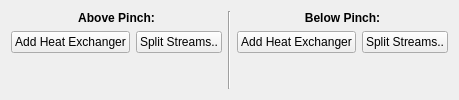
      <widget class="QWidget" name="tab_4">
       <attribute name="title">
        <string>Heat Exchangers</string>
       </attribute>
       <layout class="QGridLayout" name="gridLayout_6">
        <item row="0" column="0">
         <layout class="QGridLayout" name="gridLayout_2">
          <item row="1" column="4">
           <widget class="QPushButton" name="pushButton_2">
            <property name="text">
             <string>Add Heat Exchanger</string>
            </property>
           </widget>
          </item>
          <item row="1" column="5">
           <widget class="QPushButton" name="pushButton_3">
            <property name="text">
             <string>Split Streams..</string>
            </property>
           </widget>
          </item>
          <item row="1" column="8">
           <widget class="QPushButton" name="pushButton_5">
            <property name="text">
             <string>Split Streams..</string>
            </property>
           </widget>
          </item>
          <item row="1" column="7">
           <widget class="QPushButton" name="pushButton_4">
            <property name="text">
             <string>Add Heat Exchanger</string>
            </property>
           </widget>
          </item>
          <item row="0" column="4" colspan="2">
           <widget class="QLabel" name="label_7">
            <property name="maximumSize">
             <size>
              <width>16777215</width>
              <height>20</height>
             </size>
            </property>
            <property name="font">
             <font>
              <weight>75</weight>
              <bold>true</bold>
             </font>
            </property>
            <property name="text">
             <string>Above Pinch:</string>
            </property>
            <property name="alignment">
             <set>Qt::AlignCenter</set>
            </property>
           </widget>
          </item>
          <item row="3" column="7" rowspan="2" colspan="2">
           <layout class="QGridLayout" name="gridLayout_8"/>
          </item>
          <item row="2" column="4" colspan="2">
           <spacer name="verticalSpacer">
            <property name="orientation">
             <enum>Qt::Vertical</enum>
            </property>
            <property name="sizeType">
             <enum>QSizePolicy::Fixed</enum>
            </property>
            <property name="sizeHint" stdset="0">
             <size>
              <width>20</width>
              <height>1</height>
             </size>
            </property>
           </spacer>
          </item>
          <item row="0" column="6" rowspan="5">
           <widget class="Line" name="line_2">
            <property name="orientation">
             <enum>Qt::Vertical</enum>
            </property>
           </widget>
          </item>
          <item row="3" column="4" rowspan="2" colspan="2">
           <layout class="QGridLayout" name="gridLayout_7"/>
          </item>
          <item row="0" column="7" colspan="2">
           <widget class="QLabel" name="label_8">
            <property name="font">
             <font>
              <weight>75</weight>
              <bold>true</bold>
             </font>
            </property>
            <property name="text">
             <string>Below Pinch:</string>
            </property>
            <property name="alignment">
             <set>Qt::AlignCenter</set>
            </property>
           </widget>
          </item>
         </layout>
        </item>
       </layout>
      </widget>
